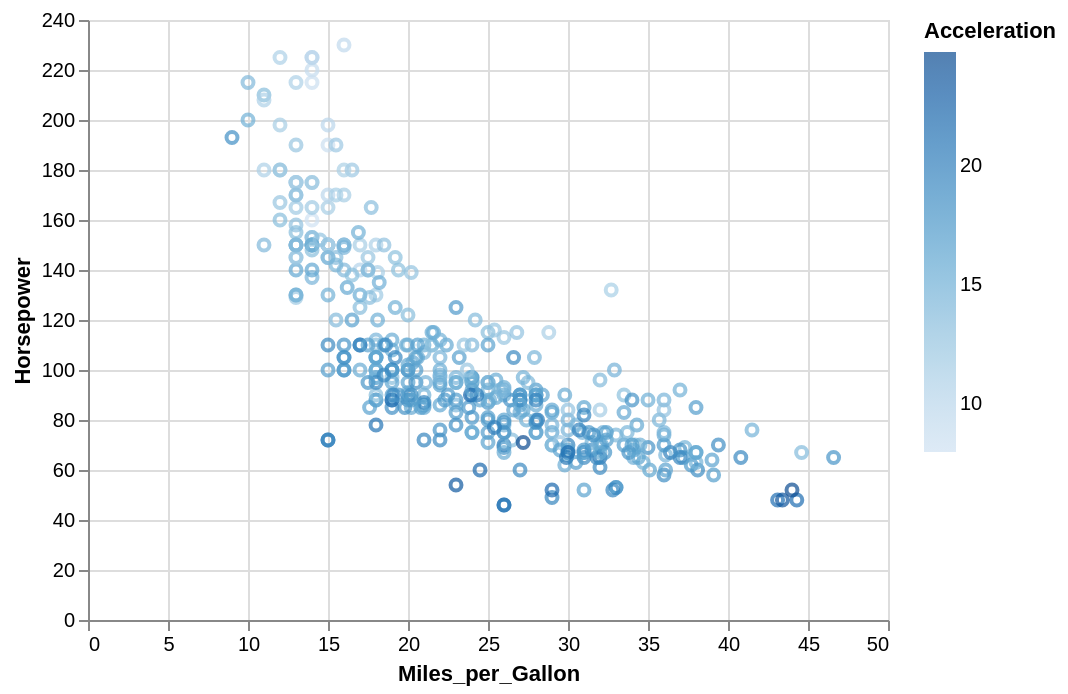

Write notebook code for a chart like this one.
### Code cell
scatterPlot.plot(
  _.data.values := data.asJson,
  _.encoding.x.field := "Miles_per_Gallon",
  _.encoding.y.field := "Horsepower",
  _.encoding += (color = (field = "Acceleration", `type` = "quantitative")).asJson,
)

### Figure 1 — Vega-Lite specification as saved in the notebook (floating-point values rounded to 4 significant figures; data arrays with more than 128 entries replaced by an {"elided": "..."} marker saying what was removed)
{"$schema": "https://vega.github.io/schema/vega-lite/v4.8.1.json", "config": {"view": {"continuousHeight": 300, "continuousWidth": 400}}, "data": {"values": {"elided": "406 records"}}, "encoding": {"color": {"field": "Acceleration", "type": "quantitative"}, "x": {"field": "Miles_per_Gallon", "type": "quantitative"}, "y": {"field": "Horsepower", "type": "quantitative"}}, "mark": "point", "selection": {"selector001": {"bind": "scales", "encodings": ["x", "y"], "type": "interval"}}}
